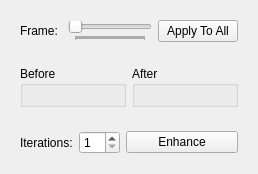
      <widget class="QWidget" name="enhancementTab">
       <attribute name="title">
        <string>Enhancement</string>
       </attribute>
       <layout class="QVBoxLayout" name="verticalLayout_5">
        <item>
         <widget class="QWidget" name="widget_10" native="true">
          <property name="sizePolicy">
           <sizepolicy hsizetype="Minimum" vsizetype="Minimum">
            <horstretch>0</horstretch>
            <verstretch>0</verstretch>
           </sizepolicy>
          </property>
          <layout class="QHBoxLayout" name="horizontalLayout_6">
           <item>
            <widget class="QLabel" name="label_5">
             <property name="text">
              <string>Frame: </string>
             </property>
            </widget>
           </item>
           <item>
            <widget class="QSlider" name="enhancementSlider">
             <property name="orientation">
              <enum>Qt::Horizontal</enum>
             </property>
             <property name="tickPosition">
              <enum>QSlider::TicksBelow</enum>
             </property>
             <property name="tickInterval">
              <number>1</number>
             </property>
            </widget>
           </item>
           <item>
            <widget class="QPushButton" name="computeAllEnhanceButton">
             <property name="text">
              <string>Apply To All</string>
             </property>
            </widget>
           </item>
          </layout>
         </widget>
        </item>
        <item>
         <widget class="QWidget" name="widget_11" native="true">
          <layout class="QHBoxLayout" name="horizontalLayout_7">
           <item>
            <widget class="QGroupBox" name="groupBox_4">
             <property name="title">
              <string>Before</string>
             </property>
             <layout class="QVBoxLayout" name="verticalLayout_6">
              <item>
               <widget class="QVTKWidget" name="beforeEnhancementQVTKView" native="true">
                <property name="sizePolicy">
                 <sizepolicy hsizetype="Expanding" vsizetype="Expanding">
                  <horstretch>0</horstretch>
                  <verstretch>0</verstretch>
                 </sizepolicy>
                </property>
               </widget>
              </item>
             </layout>
            </widget>
           </item>
           <item>
            <widget class="QGroupBox" name="groupBox_5">
             <property name="title">
              <string>After</string>
             </property>
             <layout class="QVBoxLayout" name="verticalLayout_7">
              <item>
               <widget class="QVTKWidget" name="afterEnhancementQVTKView" native="true">
                <property name="sizePolicy">
                 <sizepolicy hsizetype="Expanding" vsizetype="Expanding">
                  <horstretch>0</horstretch>
                  <verstretch>0</verstretch>
                 </sizepolicy>
                </property>
               </widget>
              </item>
             </layout>
            </widget>
           </item>
          </layout>
         </widget>
        </item>
        <item>
         <widget class="QWidget" name="widget_12" native="true">
          <layout class="QHBoxLayout" name="horizontalLayout_8">
           <item>
            <widget class="QLabel" name="label_6">
             <property name="sizePolicy">
              <sizepolicy hsizetype="Minimum" vsizetype="Minimum">
               <horstretch>0</horstretch>
               <verstretch>0</verstretch>
              </sizepolicy>
             </property>
             <property name="text">
              <string>Iterations:</string>
             </property>
            </widget>
           </item>
           <item>
            <widget class="QSpinBox" name="enhanceIterations">
             <property name="minimum">
              <number>1</number>
             </property>
             <property name="value">
              <number>1</number>
             </property>
            </widget>
           </item>
           <item>
            <widget class="QPushButton" name="enhanceButton">
             <property name="sizePolicy">
              <sizepolicy hsizetype="Expanding" vsizetype="Fixed">
               <horstretch>0</horstretch>
               <verstretch>0</verstretch>
              </sizepolicy>
             </property>
             <property name="text">
              <string>Enhance</string>
             </property>
            </widget>
           </item>
          </layout>
         </widget>
        </item>
       </layout>
      </widget>
